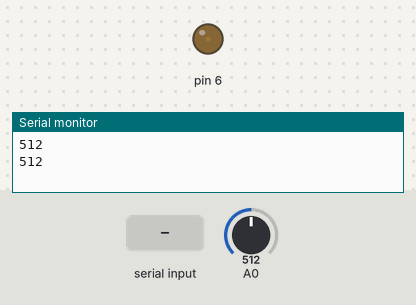
Simulated run of this sketch. Board: Arduino Uno, built with avr-gcc and run on an emulated ATmega328P. Parts: output pins drawn as LEDs (lit = HIGH), the last lines printed to the serial monitor. The inputs (shaded band) are chosen by the test bench; at power-on: A0 = 512.

Above: at 1.2 s.
1.3 s: "90,45\n" received over Serial
At 3.6 s:
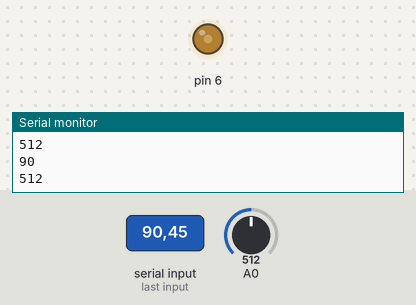
4.5 s: "200\n" received over Serial
At 7.2 s:
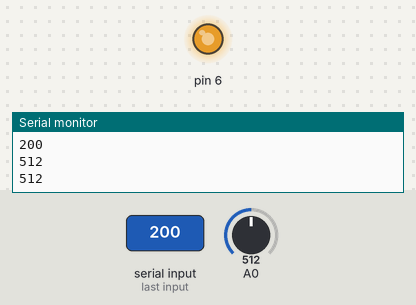
7.5 s: "90\n" received over Serial
At 9.5 s:
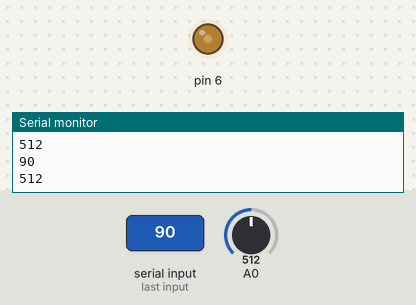
Timing chart, 0 to 11.0 s (numbered marks = the images above; inputs shaded):
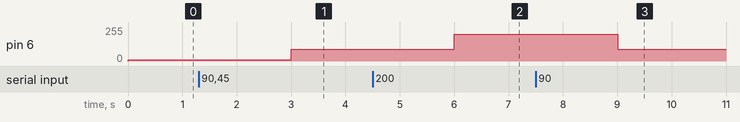

The sketch:

sketch_may15a.ino
```cpp
int x;
int bright;


void setup() {
  Serial.begin(9600);
  Serial.setTimeout(1);
  pinMode(6, OUTPUT);
   bright = 10;
}

void loop() {

  int analogSensor = analogRead(A0);
  analogWrite(6 , bright);

  //Serial.println("Sensor:");
  Serial.println(analogSensor);


  if (Serial.available()>0){
  x = Serial.readString().toInt();
  Serial.println(x);
  bright=x;
  }
delay(1000);

}
```

Measured:
- after the input at 1.3 s, pin 6: 10/255 → 90/255 after 1.7 s
- after the input at 4.5 s, pin 6: 90/255 → 200/255 after 1.5 s
- after the input at 7.5 s, pin 6: 200/255 → 90/255 after 1.5 s
